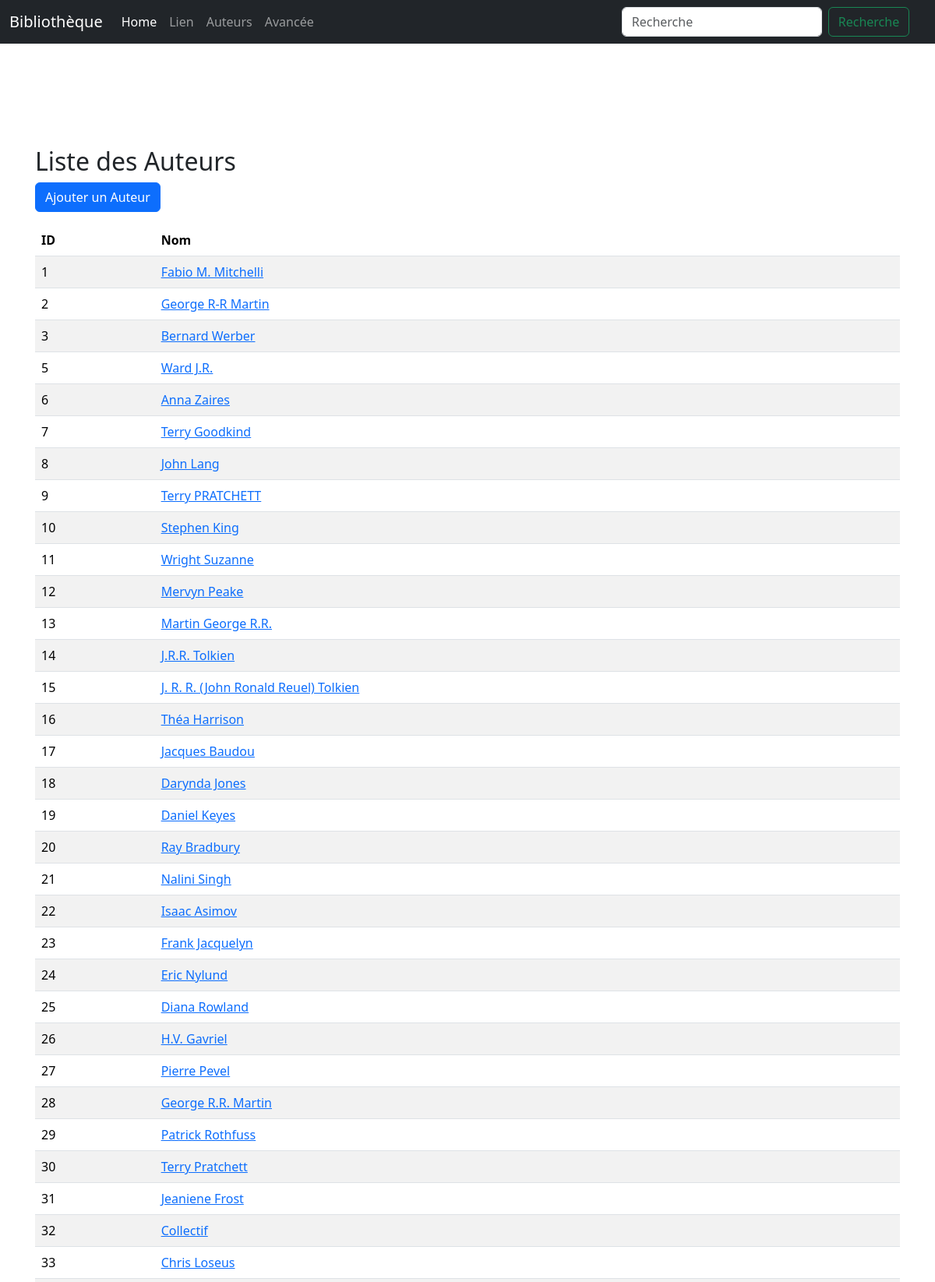
The app's page /authors (upper part) with its own data.
### SiteWeb/models.py (models this page shows, shortened)
class Author(db.Model):
    id = db.Column(db.Integer,primary_key = True)
    name = db.Column(db.String(100))

### SiteWeb/views.py (the view)
@app.route('/authors')
def show_authors():
    authors = Author.query.all()  # Récupérer tous les auteurs de la base de données
    return render_template('authors.html', authors=authors)

### SiteWeb/templates/authors.html
{% extends "base.html" %}
{% block styles %}
{{ super() }}
<link rel="stylesheet" href="{{ url_for('static', filename='home.css') }}">
{% endblock %}
{% block content %}
<h2>Liste des Auteurs</h2>
<div class="mb-3">
    <a href="/add-author/" class="btn btn-primary">Ajouter un Auteur</a>
</div>
<table class="table table-striped">
    <thead>
        <tr>
            <th>ID</th>
            <th>Nom</th>
        </tr>
    </thead>
    <tbody>
        {% for author in authors %}
        <tr>
            <td>{{ author.id }}</td>
            <td> <a href="{{ url_for('edit_author', id=author.id) }}">{{ author.name }} </a></td>
        </tr>
        {% else %}
        <tr>
            <td colspan="2">Aucun auteur trouvé.</td>
        </tr>
        {% endfor %}
    </tbody>
</table>
{% endblock %}

### records on screen
Author: id "1", name "Fabio M. Mitchelli"
Author: id "2", name "George R-R Martin"
Author: id "3", name "Bernard Werber"
Author: id "5", name "Ward J.R."
Author: id "6", name "Anna Zaires"
Author: id "7", name "Terry Goodkind"
Author: id "8", name "John Lang"
Author: id "9", name "Terry PRATCHETT"
Author: id "10", name "Stephen King"
Author: id "11", name "Wright Suzanne"
Author: id "12", name "Mervyn Peake"
Author: id "13", name "Martin George R.R."
Author: id "14", name "J.R.R. Tolkien"
Author: id "15", name "J. R. R. (John Ronald Reuel) Tolkien"
Author: id "16", name "Théa Harrison"
Author: id "17", name "Jacques Baudou"
Author: id "18", name "Darynda Jones"
Author: id "19", name "Daniel Keyes"
Author: id "20", name "Ray Bradbury"
Author: id "21", name "Nalini Singh"
Author: id "22", name "Isaac Asimov"
Author: id "23", name "Frank Jacquelyn"
Author: id "24", name "Eric Nylund"
Author: id "25", name "Diana Rowland"
Author: id "26", name "H.V. Gavriel"
Author: id "27", name "Pierre Pevel"
Author: id "28", name "George R.R. Martin"
Author: id "29", name "Patrick Rothfuss"
Author: id "30", name "Terry Pratchett"
Author: id "31", name "Jeaniene Frost"
Author: id "32", name "Collectif"
Author: id "33", name "Chris Loseus"
